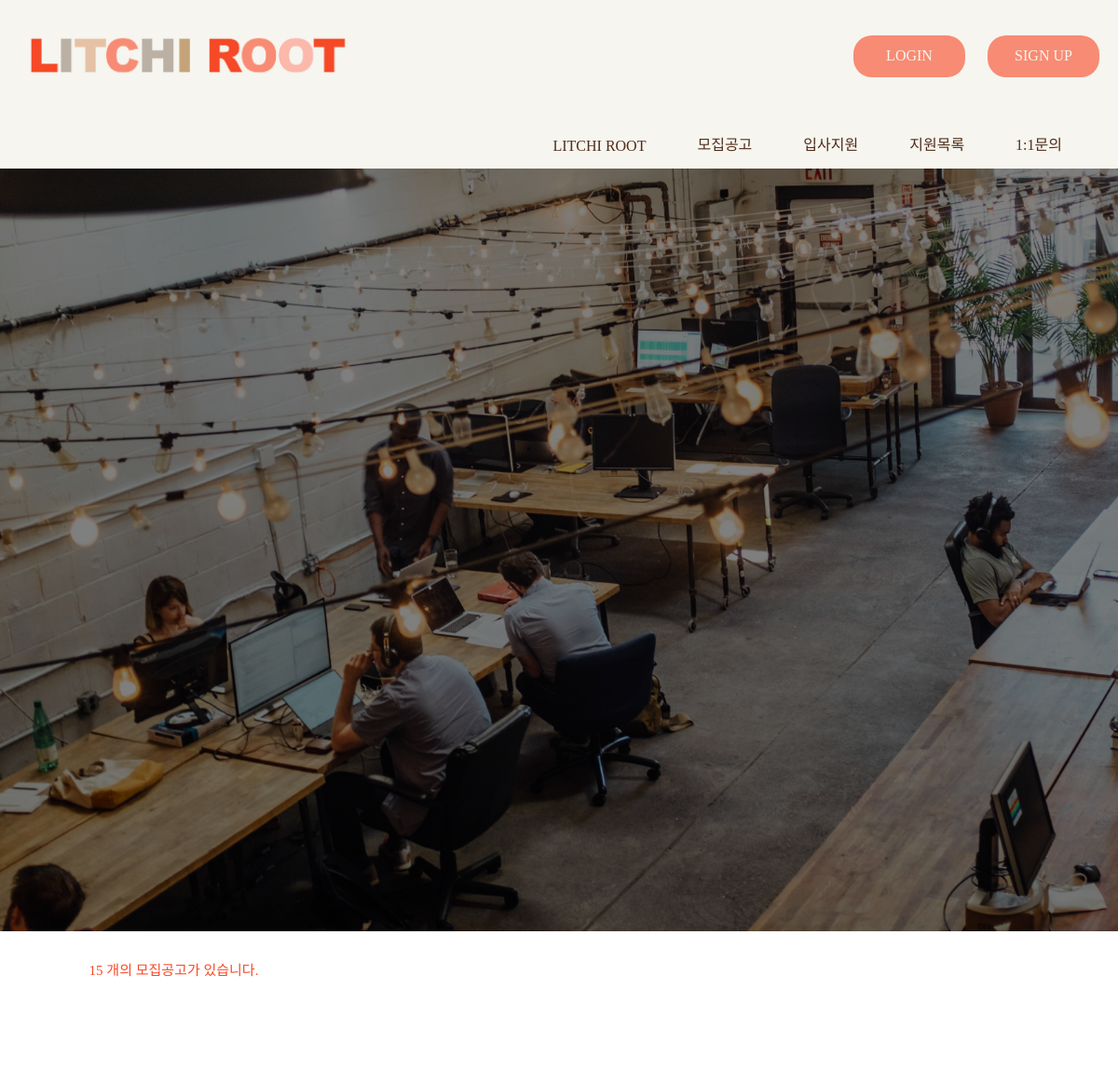
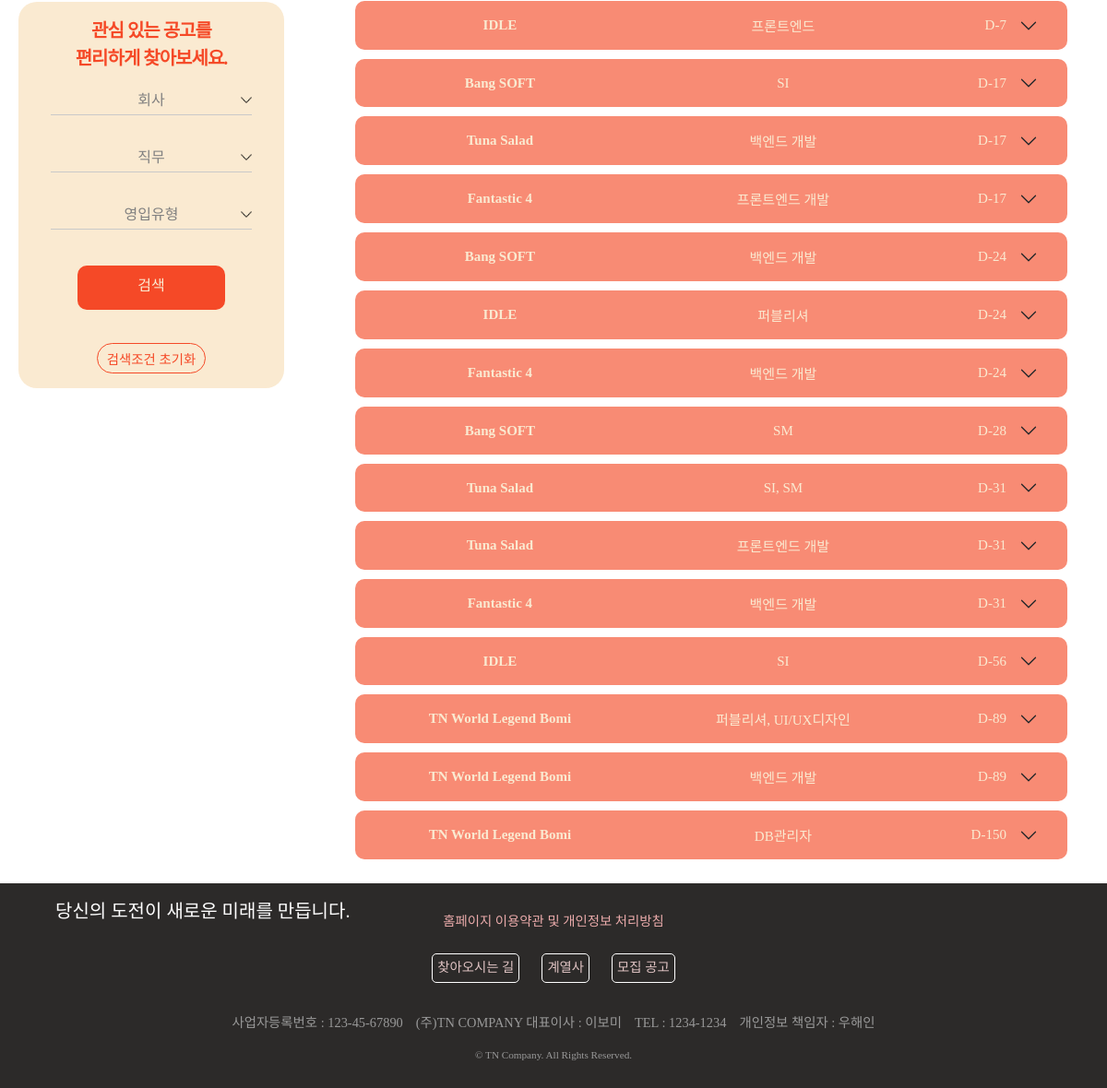
Page /list/ on the committed database (2 pictures, top to bottom).
### lcapp/models.py (models this page shows)
class Recruitment(models.Model): # PK자동 id 부여
    re_affiliate = models.ForeignKey(Company, on_delete=models.CASCADE, related_name='company') # 계열사 참조 -> 회사가 망하면 삭제
    re_sector = models.CharField(max_length=45) # 업종 이름
    re_career = models.CharField(max_length=20) # 신입, 경력, 신입/경력 3가지 가능
    re_prefer = models.TextField() # 각종 우대사항 ','로 구분하여 적기
    re_sdate = models.DateField() # 모집시작일 설정
    re_edate = models.DateField() # 모집마감일 설정

class Company(models.Model): # PK자동 id 부여
    co_affiliate = models.CharField(max_length=45) # 계열사 이름

### lcapp/views.py (the view, shortened to what this page needs)
# urls.py: path("list/", views.list, name='list'),
def list(request):
   templates = loader.get_template('list.html')
   request.session['url'] = request.path
   sector_set = set()
   recruitments = Recruitment.objects.select_related('re_affiliate').order_by('re_edate')
   companies = Company.objects.all().values()
   if recruitments:
      for recruitment in recruitments:
         sector_set.add(recruitment.re_sector)
         recruitment.dDay = (recruitment.re_edate-datetime.now().date()).days
   context = {
      'recruitments' : recruitments,
      'companies' : companies,
      'sector_set' : sector_set,
   }
   return HttpResponse(templates.render(context, request))

### lcapp/templates/list.html (shortened to what this page needs)
<!DOCTYPE html>
{% load static %}
<html lang="ko">
<head>
    <link rel="stylesheet" type="text/css" href="{% static 'css/list.css' %}">
</head>
{% include "nav.html" %}
<body style="margin:0">
    <div class="list-main">
        <div class="list-title">
            <p>모집공고</p>
            <span>당신의 도전이 새로운 미래를 만듭니다.</span>
        </div>
        <div class="col-lt">
            {% if recruitments %}
            {% for recruitment in recruitments %}
            {% if forloop.last %}
            <span> {{forloop.counter}} 개의 모집공고가 있습니다.</span>
            {% endif %}
            {% endfor %}
            {% else %}
            <span> 0 개의 모집공고가 있습니다.</span>
            {% endif %}
            {% include "search.html" %}
        </div>
        <div class="col-rt">
            <ul class="accordion" id="accordionExample">
                <li class="accordion-item">
                    <h2 class="accordion-item accordion-header" id="headingone"></h2>
                    <div id="collapseone" class="accordion-collapse collapse show" aria-labelledby="headingone" data-bs-parent="#accordionExample">
                        <div class="accordion-body"></div>
                    </div>
                </li>
                {% if recruitments %}
                    {% for recruitment in recruitments %}
                    <li class="accordion-item">
                        <h2 class="accordion-item accordion-header" id="heading{{recruitment.id}}">
                            <button class="accordion-button collapsed" type="button" data-bs-toggle="collapse" data-bs-target="#collapse{{recruitment.id}}" aria-expanded="false" aria-controls="collapse{{recruitment.id}}">
                                <strong class="code-head-strong">{{recruitment.re_affiliate.co_affiliate}}</strong>
                                <div class="code-head-div">{{recruitment.re_sector}}</div>
                                <span class="code-head-span">D-{{recruitment.dDay}}</span>
                            </button>
                        </h2>
                    </li>
                    {% endfor %}
                {% else %}
                <li class="accordion-item2">
                    <div class="no-re">
                        <span>검색된 공고가 없습니다.</span>
                    </div>
                </li>
                {% endif %}
            </ul>
        </div>
    </div>
</body>
{% include "footer.html" %}
</html>

### lcapp/static/css/list.css (style rules this page uses)
.list-main { display: flex; flex-wrap: wrap; justify-content: space-between; margin:0; }
.list-title { position: static; display: inline-block; height: 1000px; width: 100%; background: linear-gradient(rgba(0,0,0,0.5), rgba(0,0,0,0.5)), url(imgs/office.jpg); background-size: cover; }
.list-title p { position: absolute; text-align: left; vertical-align: middle; padding: 0 0 15px; top: 70%; left: 7%; width: 380px; color: #ffffff; font-size: 70px; font-family: noto-medium; cursor: default; }
.list-title span { position: absolute; text-align: left; vertical-align: middle; margin-top: 15px; padding: 10px 0 15px; top: 86%; left: 5%; width: 900px; color: #ffffff; font-size: 30px; font-family: noto-medium; cursor: default; }
.list-main .col-lt { width: 25.25%; padding-left: 20px; }
.list-main .col-lt span { display: block; margin-top: 30px; margin-left: 30px; font-size: 20px; color: #F54927; text-align: center; border: 0; font-family: noto-bold; overflow-anchor: none; cursor: default; }
.list-main .col-rt { width: 71.5%; }
.accordion { position: static; display: inline-block; text-align: center; list-style: none; width: 100%; padding: 0; margin-top: 100px; min-height: 800px; }
.accordion-item { display: inline-block; width: 100%; padding: 0; text-align: center; }
.accordion-header { width: 90%; padding-bottom: 10px; margin: 0; }
.accordion-button { display: flex; width:100%; align-items: center; cursor: pointer; padding: 1rem 2rem; font-size: 20px; color: #FAEAD1; text-align: center; background-color: #f88b74; border: 0; border-radius: 10px; overflow-anchor: none; font-family: noto-bold; transition: color 0.15s ease-in-out, background-color 0.15s ease-in-out, border-color 0.15s ease-in-out, box-shadow 0.15s ease-in-out, border-radius 0.15s ease; }
.code-head-strong { width: 330px; }
.code-head-div { margin: auto; }
.code-head-span { width: 60px; text-align: right; }
.accordion-body { width:90%; text-align: center; padding: 1rem 1.25rem; margin: auto; font-family: noto-medium; cursor: default; }
.accordion-button::after { flex-shrink: 0; width: 1.25rem; height: 1.25rem; margin-left: 2%; content: ""; background-repeat: no-repeat; background-size: 1.25rem; transition: transform 0.2s ease-in-out; }
@media (max-width:1200px) { .list-title p { font-size: 50px; top: 78%; width: 300px; } }
@media (max-width:1200px) { .list-title span { font-size: 20px; top: 90%; width: 600px; } }
@media (max-width:1200px) { .list-main .col-lt span { font-size: 15px; } }
@media (max-width:1200px) { .code-head-strong { width: 250px; } }
@media (max-width:1200px) { .accordion-button { font-size: 15px; } }
@media (max-width:1200px) { .accordion-body { font-size: 15px; } }

### rows in the picture
Recruitment: re_affiliate.co_affiliate "TN World Legend Bomi", re_sector "DB관리자", dDay "150"
Recruitment: re_affiliate.co_affiliate "IDLE", re_sector "프론트엔드", dDay "7"
Recruitment: re_affiliate.co_affiliate "Bang SOFT", re_sector "SI", dDay "17"
Recruitment: re_affiliate.co_affiliate "Tuna Salad", re_sector "백엔드 개발", dDay "17"
Recruitment: re_affiliate.co_affiliate "Fantastic 4", re_sector "프론트엔드 개발", dDay "17"
Recruitment: re_affiliate.co_affiliate "Bang SOFT", re_sector "백엔드 개발", dDay "24"
Recruitment: re_affiliate.co_affiliate "IDLE", re_sector "퍼블리셔", dDay "24"
Recruitment: re_affiliate.co_affiliate "Fantastic 4", re_sector "백엔드 개발", dDay "24"
Recruitment: re_affiliate.co_affiliate "Bang SOFT", re_sector "SM", dDay "28"
Recruitment: re_affiliate.co_affiliate "Tuna Salad", re_sector "SI, SM", dDay "31"
Recruitment: re_affiliate.co_affiliate "Tuna Salad", re_sector "프론트엔드 개발", dDay "31"
Recruitment: re_affiliate.co_affiliate "Fantastic 4", re_sector "백엔드 개발", dDay "31"
Recruitment: re_affiliate.co_affiliate "IDLE", re_sector "SI", dDay "56"
Recruitment: re_affiliate.co_affiliate "TN World Legend Bomi", re_sector "퍼블리셔, UI/UX디자인", dDay "89"
Recruitment: re_affiliate.co_affiliate "TN World Legend Bomi", re_sector "백엔드 개발", dDay "89"
